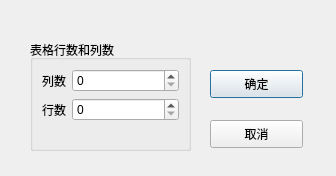
<?xml version="1.0" encoding="UTF-8"?>
<ui version="4.0">
 <class>TDialogSize</class>
 <widget class="QDialog" name="TDialogSize">
  <property name="geometry">
   <rect>
    <x>0</x>
    <y>0</y>
    <width>336</width>
    <height>176</height>
   </rect>
  </property>
  <property name="windowTitle">
   <string>Dialog</string>
  </property>
  <widget class="QGroupBox" name="groupBox">
   <property name="geometry">
    <rect>
     <x>30</x>
     <y>40</y>
     <width>161</width>
     <height>111</height>
    </rect>
   </property>
   <property name="title">
    <string>表格行数和列数</string>
   </property>
   <layout class="QFormLayout" name="formLayout">
    <item row="0" column="0">
     <widget class="QLabel" name="label">
      <property name="text">
       <string>列数</string>
      </property>
     </widget>
    </item>
    <item row="0" column="1">
     <widget class="QSpinBox" name="spinBoxColumn"/>
    </item>
    <item row="1" column="0">
     <widget class="QLabel" name="label_2">
      <property name="text">
       <string>行数</string>
      </property>
     </widget>
    </item>
    <item row="1" column="1">
     <widget class="QSpinBox" name="spinBoxRow"/>
    </item>
   </layout>
  </widget>
  <widget class="QPushButton" name="btnOk">
   <property name="geometry">
    <rect>
     <x>210</x>
     <y>70</y>
     <width>93</width>
     <height>28</height>
    </rect>
   </property>
   <property name="text">
    <string>确定</string>
   </property>
   <property name="icon">
    <iconset resource="res.qrc">
     <normaloff>:/icons/images/images/704.bmp</normaloff>:/icons/images/images/704.bmp</iconset>
   </property>
  </widget>
  <widget class="QPushButton" name="btnCancel">
   <property name="geometry">
    <rect>
     <x>210</x>
     <y>120</y>
     <width>93</width>
     <height>28</height>
    </rect>
   </property>
   <property name="text">
    <string>取消</string>
   </property>
   <property name="icon">
    <iconset resource="res.qrc">
     <normaloff>:/icons/images/images/706.bmp</normaloff>:/icons/images/images/706.bmp</iconset>
   </property>
  </widget>
 </widget>
 <resources>
  <include location="res.qrc"/>
 </resources>
 <connections>
  <connection>
   <sender>btnOk</sender>
   <signal>clicked()</signal>
   <receiver>TDialogSize</receiver>
   <slot>accept()</slot>
   <hints>
    <hint type="sourcelabel">
     <x>256</x>
     <y>83</y>
    </hint>
    <hint type="destinationlabel">
     <x>167</x>
     <y>87</y>
    </hint>
   </hints>
  </connection>
  <connection>
   <sender>btnCancel</sender>
   <signal>clicked()</signal>
   <receiver>TDialogSize</receiver>
   <slot>reject()</slot>
   <hints>
    <hint type="sourcelabel">
     <x>256</x>
     <y>133</y>
    </hint>
    <hint type="destinationlabel">
     <x>167</x>
     <y>87</y>
    </hint>
   </hints>
  </connection>
 </connections>
</ui>
